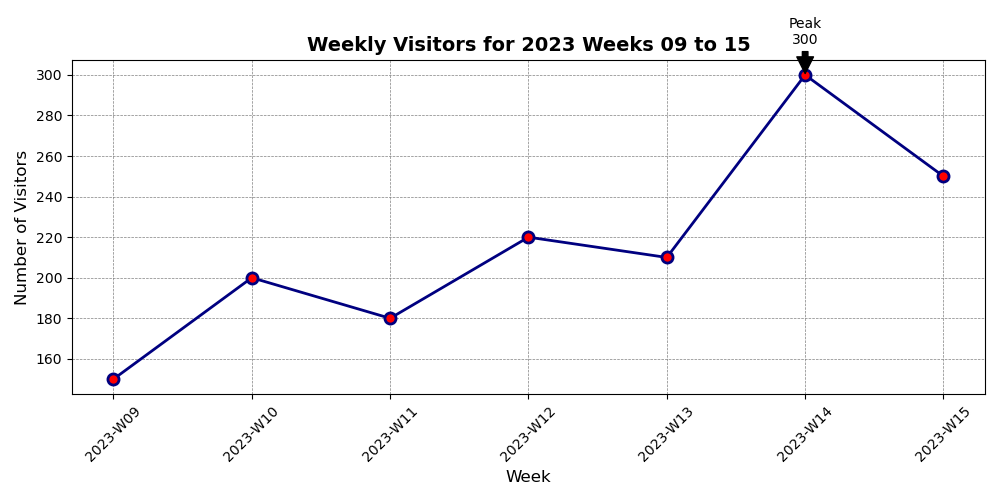

The Python source for this figure:

import matplotlib.pyplot as plt

# Provided data
data = [
    {'Week': '2023-W09', 'Visitors': 150},
    {'Week': '2023-W10', 'Visitors': 200},
    {'Week': '2023-W11', 'Visitors': 180},
    {'Week': '2023-W12', 'Visitors': 220},
    {'Week': '2023-W13', 'Visitors': 210},
    {'Week': '2023-W14', 'Visitors': 300},
    {'Week': '2023-W15', 'Visitors': 250}
]

# Extracting weeks and visitor counts
weeks = [entry['Week'] for entry in data]
visitors = [entry['Visitors'] for entry in data]

# Creating the line chart
plt.figure(figsize=(10, 5))
line, = plt.plot(weeks, visitors, color='navy', linestyle='-', linewidth=2, marker='o', markerfacecolor='red', markeredgewidth=2, markersize=8)

# Highlighting the highest visitor count
max_visitors = max(visitors)
max_week = weeks[visitors.index(max_visitors)]
plt.annotate(f'Peak\n{max_visitors}', xy=(max_week, max_visitors), xytext=(max_week, max_visitors + 15),
             arrowprops=dict(facecolor='black', shrink=0.05),
             horizontalalignment='center')

# Aesthetic settings for the chart
plt.title('Weekly Visitors for 2023 Weeks 09 to 15', fontsize=14, fontweight='bold')
plt.xlabel('Week', fontsize=12)
plt.ylabel('Number of Visitors', fontsize=12)
plt.grid(True, which='major', linestyle='--', linewidth=0.5, color='grey')
plt.xticks(rotation=45)
plt.tight_layout()

# Show the chart
plt.show()
